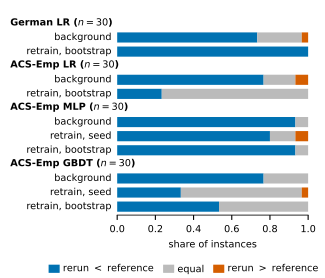

The script that saved this image:
"""Fig 2 (column, C3 yardstick): is the rerun noise of the shipped estimator below variation practitioners already accept?
Per instance, the rerun disagreement d_rerun of the shipped estimator (mean pairwise 1 - top-3 Jaccard between its R reruns) is
compared with the disagreement of the exact phi* across background resamples (`background`), across retrains of the model that
differ in the seed only (`retrain, seed`) and across bootstrap retrains of the training set (`retrain, bootstrap`), the retrains
filtered to |AUC - AUC of the audited model| <= 0.01. One bar per (dataset x model, reference): the share of instances where the
rerun disagreement is smaller than, equal to, or larger than the reference (strict, as registered; ties are mostly 0 = 0).
Seed-only retraining of LR is deterministic, so that row is absent for LR (protocol note of 2026-11-18).
Input: results/yardstick_R20.csv. `--perm` draws the same for the Permutation explainer (appendix)."""
import os, json
import numpy as np, pandas as pd
import matplotlib; matplotlib.use("Agg")
import matplotlib.pyplot as plt
from matplotlib.patches import Patch
import figstyle as fs, common as C

a = C.args(__doc__, extra=("--perm",))
arm = "perm" if a.perm else "kshap_default"
f = os.path.join(C.RESULTS, "yardstick_R20.csv")
y = pd.read_csv(f)
y["group"] = y.cell.str.replace(r"_s\d+$", "", regex=True)
p = y.group.map(lambda c: C.parse_cell(c + "_s0"))
y["dataset"] = p.map(lambda m: m["data"]); y["model"] = p.map(lambda m: m["model"])
col = f"d_rerun_{arm}"
REF = [("d_bg", "background"), ("d_retrain_seed", "retrain, seed"), ("d_retrain_boot", "retrain, bootstrap")]
order = [(d, m) for d in ("german", "ACSEmployment") for m in ("lr", "mlp", "gbdt")]
rows, rec = [], []   # rows: ("head", label) | ("bar", label, lt, tie, gt)
for d, m in order:
    g = y[(y.dataset == d) & (y.model == m)]
    if g.empty:
        continue
    rows.append(("head", f"{C.DATA_LABEL[d]} {C.MODEL_LABEL[m]} ($n={len(g)}$)"))
    for ref, lab in REF:
        if ref == "d_retrain_seed" and m == "lr":
            continue
        diff = g[ref].values - g[col].values
        lt, tie, gt = (diff > 1e-9).mean(), (np.abs(diff) <= 1e-9).mean(), (diff < -1e-9).mean()
        rows.append(("bar", lab, lt, tie, gt))
        rec.append({"dataset": d, "model": m, "reference": ref, "n": len(g), "share_rerun_lt_ref": lt, "share_tie": tie, "share_rerun_gt_ref": gt,
                    "mean_d_rerun": float(g[col].mean()), "mean_d_ref": float(g[ref].mean())})
n = len(rows)
fs.apply("column", (0.145 * n + 0.75) / 3.25)
fig, ax = plt.subplots()
fig.subplots_adjust(left=0.36, right=0.95, top=1 - 0.05 / (0.145 * n + 0.75) * 3, bottom=0.62 / (0.145 * n + 0.75) * 1)
C_LT, C_TIE, C_GT = "#0072B2", "#BBBBBB", "#D55E00"
for i, r in enumerate(rows):
    yy = n - 1 - i
    if r[0] == "head":
        ax.text(-0.56, yy, r[1], transform=ax.get_yaxis_transform(), ha="left", va="center", fontweight="bold")
        continue
    _, lab, lt, tie, gt = r
    ax.barh(yy, lt, color=C_LT, height=0.72, lw=0)
    ax.barh(yy, tie, left=lt, color=C_TIE, height=0.72, lw=0)
    ax.barh(yy, gt, left=lt + tie, color=C_GT, height=0.72, lw=0)
    ax.text(-0.03, yy, lab, transform=ax.get_yaxis_transform(), ha="right", va="center")
ax.set_yticks([]); ax.set_ylim(-0.6, n - 0.4); ax.set_xlim(0, 1)
ax.spines["left"].set_visible(False)
ax.set_xlabel("share of instances")
ax.legend(handles=[Patch(color=C_LT, label="rerun $<$ reference"), Patch(color=C_TIE, label="equal"), Patch(color=C_GT, label="rerun $>$ reference")],
          loc="upper center", bbox_to_anchor=(0.35, -0.2), ncol=3, frameon=False, handlelength=1.0, columnspacing=1.0, handletextpad=0.4)
suffix = "" if arm == "kshap_default" else "_perm"
out = os.path.join(C.outdir(a), f"fig2_yardstick{suffix}.pdf")
fig.savefig(out)
pv = C.provenance([f]); pv["arm"] = arm; pv["rows"] = rec
json.dump(pv, open(out.replace(".pdf", ".json"), "w"), indent=1)
print("wrote", out)
